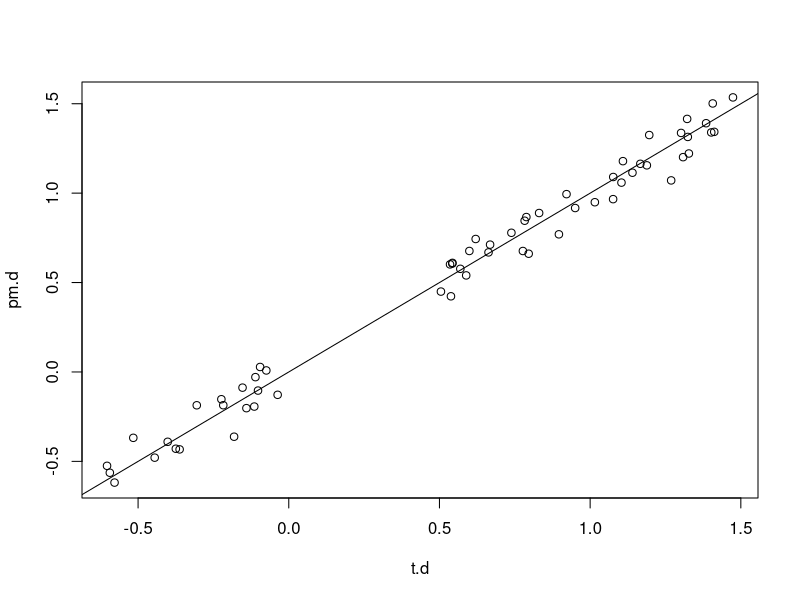
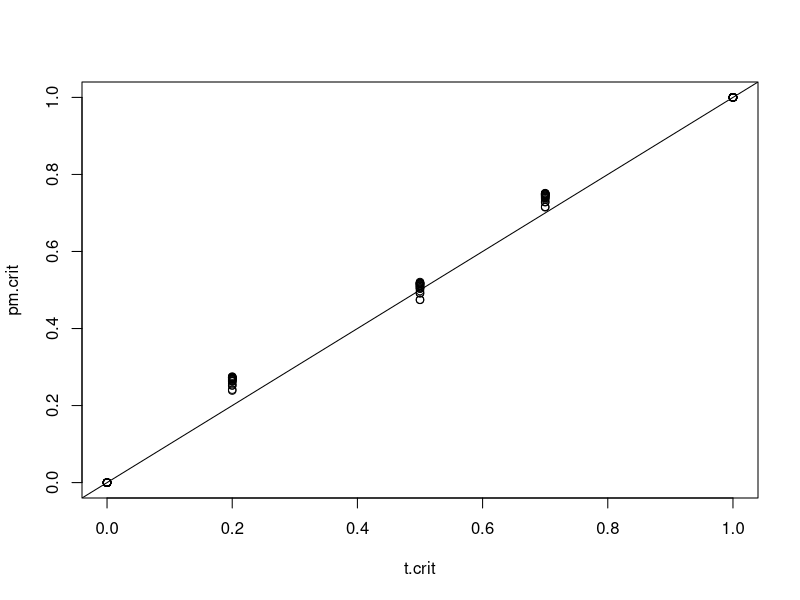
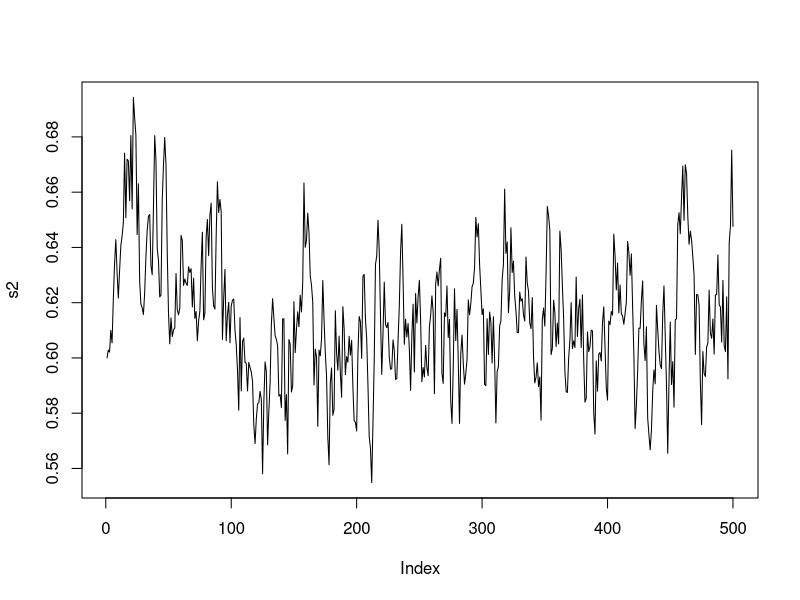

The R script that drew these images, in order:
## ---- chunk 1
library(MCMCpack)
library(msm)
## ---- chunk 2
I=20 #subjects
J=3 #conditions
K=100 # replicates per study condition
 

t.s2=.6
t.d=array(dim=c(I,J))
t.d[,1]=runif(I,-.7,0)
t.d[,2]=runif(I,.5,1)
t.d[,3]=runif(I,1,1.5)

t.crit=matrix(nrow=I,ncol=7,rep(c(-Inf,0,.2,.5,.7,1,Inf),I),byrow=T) 

t.p=y=array(dim=c(I,J,6))

for (i in 1:I){
  t.p[i,,]=t(apply(outer(t.crit[i,],t.d[i,],pnorm,sd=sqrt(t.s2)),2,diff))
  for (j in 1:J) y[i,j,]=rmultinom(1,K,t.p[i,j,])
  }

#flat field version:
count=1
N=sum(y)
sub=cond=resp=1:N
for (i in 1:I)
  for (j in 1:J)
    for (c in 1:6)
      if (y[i,j,c]>0)
        {
          for (r in 1:y[i,j,c]){
            sub[count]=i
            cond[count]=j
            resp[count]=c
            count=count+1}
      }
## ---- chunk 3
M=500

d=array(dim=c(M,I,J))
crit=array(dim=c(M,I,7))
crit[,,1]=rep(-Inf,I*M)
crit[,,2]=rep(0,I*M)
crit[,,6]=rep(1,I*M)
crit[,,7]=rep(Inf,I*M)
s2=1:M

d[1,,]=t.d
crit[1,,]=t.crit
s2[1]=t.s2

a1=.5
a2=1
b1=1
b2=1

cand=rep(NA,7)
cand[c(1,2,6,7)]=c(-Inf,0,1,Inf)


count=rep(0,I)
sdTune=.003


lpost=function(c0,d0,s20,y0) {
  p=t(apply(outer(c0,d0,pnorm,sqrt(s20)),2,diff))
  terms=(N*log(p))
  terms=ifelse(is.na(terms),0,terms)
  sum(terms)
}

for (m in 2:M){
  # latent w
  lower=crit[cbind(rep(m-1,N),sub,resp)]
  upper=crit[cbind(rep(m-1,N),sub,resp+1)]
  mn=d[cbind(rep(m-1,N),sub,cond)]
  w=rtnorm(N,mn,sd=sqrt(s2[m-1]),lower,upper)
  for (i in 1:I){
    #d given w
    sm=tapply(w[sub==i],cond[sub==i],sum)
    v=1/(K/s2[m-1]+1/a2)
    c=sm/s2[m-1]+a1/a2
    d[m,i,]=rnorm(J,v*c,sqrt(v))
    #Criteria given Y
    crit[m,i,]=crit[m-1,i,]
    cand[3:5]=rnorm(3,crit[m,i,3:5],sdTune)
    if (mean(diff(cand)>0)==1){
      curV=lpost(crit[m,i,],d[m,i,],s2[m-1],y[i,,])
      candV=lpost(cand,d[m,i,],s2[m-1],y[i,,])
      p=min(1,exp(candV-curV))
      if (rbinom(1,1,p)){
        crit[m,i,]=cand
        count[i]=count[i]+1}
      }
  }
  #sigma^2 | ....
  MSE=sum((w-d[cbind(rep(m,N),sub,cond)])^2)
  s2[m]=rinvgamma(1,shape=N/2+b1,scale=MSE/2+b2)
}

## ---- chunk 4
pm.d=apply(d,c(2,3),mean)
plot(t.d,pm.d)
abline(0,1)
pm.crit=apply(crit,c(2,3),mean)
plot(t.crit,pm.crit)
abline(0,1)
print(count/M)
plot(s2,typ='l')
